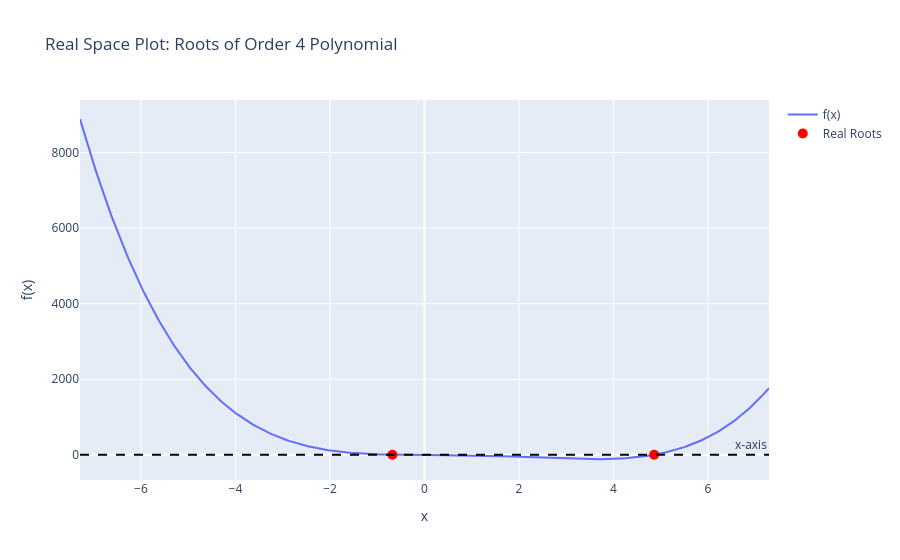
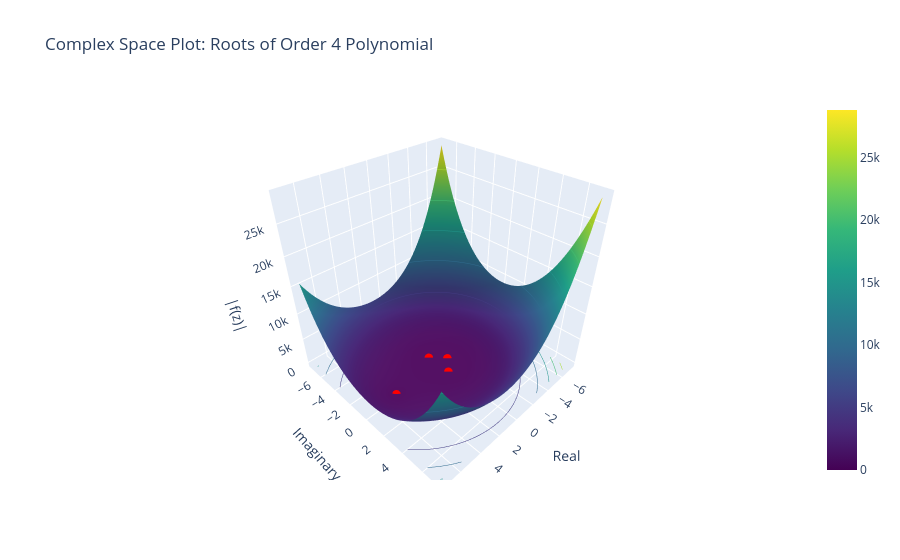

Notebook source saved alongside these figures, in order:
### Markdown cell above
### Example: Polynomial roots via the companion matrix

The following tools generates a random matrix of degree $n$, shows the associated companion matrix and calculates its eigenvalues. 

>N.B. in many software environments, $j$ is used as the imaginary number instead of $i$.

### Code cell
# Generate a random polynomial of order 5, solve for roots, and plot
plot_polynomial_roots_companion(4)

### Figure 1 — Plotly figure (JSON) as saved in the notebook; plotly's stock layout.template omitted (floating-point values rounded to 4 significant figures; data arrays with more than 128 entries replaced by an {"elided": "..."} marker saying what was removed)
{"data": [{"mode": "lines", "name": "f(x)", "type": "scatter", "x": {"elided": "400 float values"}, "y": {"elided": "400 float values"}}, {"marker": {"color": "red", "size": 10}, "mode": "markers", "name": "Real Roots", "type": "scatter", "x": [4.86, -0.679], "y": [0, 0]}], "layout": {"annotations": [{"showarrow": false, "text": "x-axis", "x": 1, "xanchor": "right", "xref": "x domain", "y": 0, "yanchor": "bottom", "yref": "y"}], "shapes": [{"line": {"color": "black", "dash": "dash"}, "type": "line", "x0": 0, "x1": 1, "xref": "x domain", "y0": 0, "y1": 0, "yref": "y"}], "title": {"text": "Real Space Plot: Roots of Order 4 Polynomial"}, "xaxis": {"title": {"text": "x"}}, "yaxis": {"title": {"text": "f(x)"}}}}

### Figure 2 — Plotly figure (JSON) as saved in the notebook; plotly's stock layout.template omitted (floating-point values rounded to 4 significant figures; data arrays with more than 128 entries replaced by an {"elided": "..."} marker saying what was removed)
{"data": [{"colorscale": [[0, "#440154"], [0.1111, "#482878"], [0.2222, "#3e4989"], [0.3333, "#31688e"], [0.4444, "#26828e"], [0.5556, "#1f9e89"], [0.6667, "#35b779"], [0.7778, "#6ece58"], [0.8889, "#b5de2b"], [1, "#fde725"]], "contours": {"z": {"highlightcolor": "limegreen", "project": {"z": true}, "show": true, "usecolormap": true}}, "type": "surface", "x": [-7.29, -7.143, -6.996, -6.849, -6.701, -6.554, -6.407, -6.259, -6.112, -5.965, -5.818, -5.67, -5.523, -5.376, -5.228, -5.081, -4.934, -4.787, -4.639, -4.492, -4.345, -4.197, -4.05, -3.903, -3.756, -3.608, -3.461, -3.314, -3.167, -3.019, -2.872, -2.725, -2.577, -2.43, -2.283, -2.136, -1.988, -1.841, -1.694, -1.546, -1.399, -1.252, -1.105, -0.9573, -0.81, -0.6628, -0.5155, -0.3682, -0.2209, -0.07364, 0.07364, 0.2209, 0.3682, 0.5155, 0.6628, 0.81, 0.9573, 1.105, 1.252, 1.399, 1.546, 1.694, 1.841, 1.988, 2.136, 2.283, 2.43, 2.577, 2.725, 2.872, 3.019, 3.167, 3.314, 3.461, 3.608, 3.756, 3.903, 4.05, 4.197, 4.345, 4.492, 4.639, 4.787, 4.934, 5.081, 5.228, 5.376, 5.523, 5.67, 5.818, 5.965, 6.112, 6.259, 6.407, 6.554, 6.701, 6.849, 6.996, 7.143, 7.29], "y": [-7.29, -7.143, -6.996, -6.849, -6.701, -6.554, -6.407, -6.259, -6.112, -5.965, -5.818, -5.67, -5.523, -5.376, -5.228, -5.081, -4.934, -4.787, -4.639, -4.492, -4.345, -4.197, -4.05, -3.903, -3.756, -3.608, -3.461, -3.314, -3.167, -3.019, -2.872, -2.725, -2.577, -2.43, -2.283, -2.136, -1.988, -1.841, -1.694, -1.546, -1.399, -1.252, -1.105, -0.9573, -0.81, -0.6628, -0.5155, -0.3682, -0.2209, -0.07364, 0.07364, 0.2209, 0.3682, 0.5155, 0.6628, 0.81, 0.9573, 1.105, 1.252, 1.399, 1.546, 1.694, 1.841, 1.988, 2.136, 2.283, 2.43, 2.577, 2.725, 2.872, 3.019, 3.167, 3.314, 3.461, 3.608, 3.756, 3.903, 4.05, 4.197, 4.345, 4.492, 4.639, 4.787, 4.934, 5.081, 5.228, 5.376, 5.523, 5.67, 5.818, 5.965, 6.112, 6.259, 6.407, 6.554, 6.701, 6.849, 6.996, 7.143, 7.29], "z": {"elided": "100x100 float values"}}, {"marker": {"color": "red", "size": 5, "symbol": "circle"}, "mode": "markers", "name": "Roots", "type": "scatter3d", "x": [4.86, 0.3633, 0.3633, -0.679], "y": [0, 1.138, -1.138, 0], "z": [0, 0, 0, 0]}], "layout": {"scene": {"xaxis": {"title": {"text": "Real"}}, "yaxis": {"title": {"text": "Imaginary"}}, "zaxis": {"title": {"text": "|f(z)|"}}}, "title": {"text": "Complex Space Plot: Roots of Order 4 Polynomial"}}}
